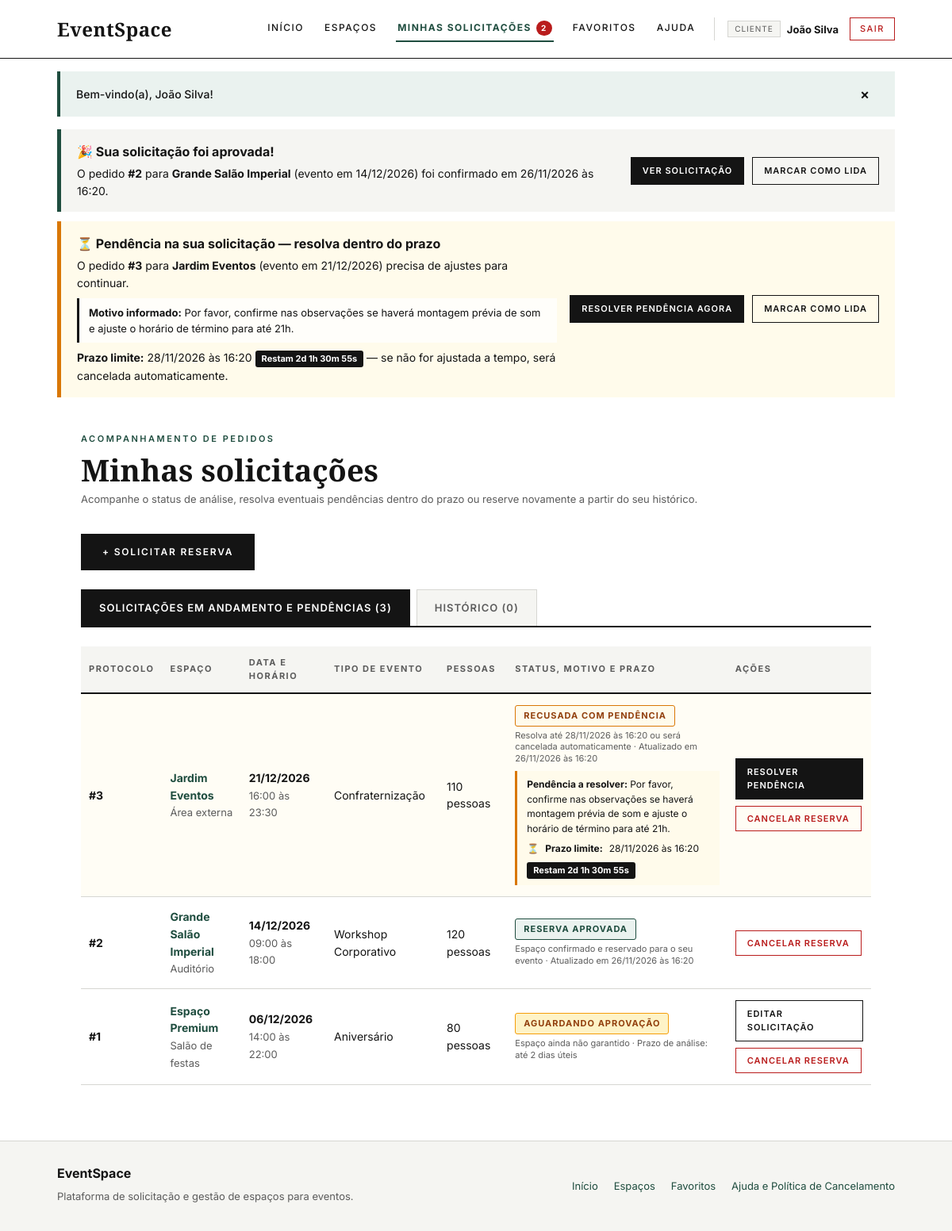
Page /reservas/minhas?dispensar_notif=2 (signed in) on the committed database.
### tables this page shows
CREATE TABLE reservas (
  id INT AUTO_INCREMENT PRIMARY KEY,
  espaco_id INT NOT NULL,
  cliente_id INT NOT NULL,
  data_evento DATE NOT NULL,
  hora_inicio TIME NOT NULL,
  hora_fim TIME NOT NULL,
  tipo_evento VARCHAR(60) NOT NULL,
  qtd_pessoas INT NOT NULL,
  observacoes TEXT,
  status ENUM('PENDENTE','APROVADA','REJEITADA','CANCELADA','CONCLUIDA') NOT NULL DEFAULT 'PENDENTE',
  data_solicitacao DATETIME NOT NULL DEFAULT CURRENT_TIMESTAMP,
  data_atualizacao DATETIME NULL DEFAULT NULL,
  notificado TINYINT(1) NOT NULL DEFAULT 1,
  motivo_recusa TEXT NULL DEFAULT NULL,
  prazo_resolucao DATETIME NULL DEFAULT NULL,
  cancelada_automaticamente TINYINT(1) NOT NULL DEFAULT 0,
  motivo_cancelamento TEXT NULL DEFAULT NULL,
  reenviada TINYINT(1) NOT NULL DEFAULT 0,
  FOREIGN KEY (espaco_id) REFERENCES espacos(id),
  FOREIGN KEY (cliente_id) REFERENCES usuarios(id)
);

CREATE TABLE espacos (
  id INT AUTO_INCREMENT PRIMARY KEY,
  nome VARCHAR(100) NOT NULL,
  tipo VARCHAR(50) NOT NULL,
  descricao TEXT,
  comodidades VARCHAR(255),
  capacidade INT NOT NULL,
  preco DECIMAL(10,2) NOT NULL,
  disponivel TINYINT(1) NOT NULL DEFAULT 1,
  responsavel_nome VARCHAR(100) DEFAULT 'Coordenação EventSpace',
  responsavel_contato VARCHAR(100) DEFAULT 'contato@eventspace.com.br · (11) 99999-0000',
  imagem_url VARCHAR(500) NULL DEFAULT NULL,
  imagem_credito VARCHAR(255) NULL DEFAULT NULL,
  galeria_imagens TEXT NULL DEFAULT NULL,
  endereco VARCHAR(255) NULL DEFAULT NULL,
  cidade VARCHAR(100) NOT NULL DEFAULT 'São Paulo',
  estado VARCHAR(2) NOT NULL DEFAULT 'SP',
  cep VARCHAR(15) NULL DEFAULT NULL,
  latitude DECIMAL(10,7) NULL DEFAULT NULL,
  longitude DECIMAL(10,7) NULL DEFAULT NULL
);

### app/Views/reservas/minhas.php (the view, shortened to what the rows shown need)
<section class="largo">
  <div class="cabecalho-secao">
    <div>
      <h1 class="menor">Minhas solicitações</h1>
    </div>
  </div>
  <?php if ($aba === 'ativas'): ?>
    <?php if (empty($ativas)): ?>
      <div class="estado-vazio-erro">
        <h2>Você não possui solicitações em andamento</h2>
        <p>Explore nosso catálogo de espaços para solicitar uma nova reserva para o seu evento.</p>
        <a class="botao" href="<?= url('espacos') ?>">Buscar espaços disponíveis</a>
      </div>
    <?php else: ?>
      <div class="tabela-responsiva">
        <table>
          <thead>
            <tr>
              <th>Protocolo</th>
              <th>Espaço</th>
              <th>Data e Horário</th>
              <th>Tipo de evento</th>
              <th>Pessoas</th>
              <th>Status, Motivo e Prazo</th>
              <th>Ações</th>
            </tr>
          </thead>
          <tbody>
          <?php foreach ($ativas as $r):
              $temPendencia = temPrazoAtivo($r);
          ?>
            <tr class="<?= $temPendencia ? 'linha-pendencia' : '' ?>">
              <td><strong>#<?= (int)$r['id'] ?></strong></td>
              <td>
                <a href="<?= url('espacos/detalhes?id=' . (int)$r['espaco_id']) ?>"><strong><?= e($r['espaco']) ?></strong></a><br>
                <small class="nota"><?= e($r['tipo_espaco']) ?></small>
              </td>
              <td>
                <strong><?= dataBR($r['data_evento']) ?></strong><br>
                <small class="nota"><?= hora($r['hora_inicio']) ?> às <?= hora($r['hora_fim']) ?></small>
              </td>
              <td><?= e($r['tipo_evento']) ?></td>
              <td><?= (int)$r['qtd_pessoas'] ?> pessoas</td>
              <td>
                <?= renderStatusBadge($r['status'], $r['data_atualizacao'], true, $r) ?>
                <?php if (!empty($r['motivo_recusa'])): ?>
                  <div class="caixa-motivo-recusa">
                    <strong><?= $temPendencia ? 'Pendência a resolver:' : 'Motivo anterior informado:' ?></strong>
                    <span><?= e($r['motivo_recusa']) ?></span>
                    <?php if ($temPendencia): ?>
                      <div class="prazo-contador-linha">
                        ⏳ <strong>Prazo limite:</strong> <?= dataHoraBR($r['prazo_resolucao']) ?>
                        <span class="badge-prazo-contador" data-countdown-iso="<?= e(dataHoraIso($r['prazo_resolucao'])) ?>">
                        </span>
                      </div>
                    <?php endif; ?>
                  </div>
                <?php endif; ?>
              </td>
              <td>
                <div class="acoes-linha">
                  <?php if ($temPendencia): ?>
                    <a class="botao pequeno" href="<?= url('reservas/solicitar?editar=' . (int)$r['id']) ?>">Resolver pendência</a>
                  <?php elseif ($r['status'] === 'PENDENTE'): ?>
                    <a class="botao secundario pequeno" href="<?= url('reservas/solicitar?editar=' . (int)$r['id']) ?>">Editar solicitação</a>
                  <?php endif; ?>
                  <form method="post" action="<?= url('reservas/minhas') ?>" onsubmit="return confirm('Tem certeza de que deseja cancelar a solicitação #<?= (int)$r['id'] ?> para <?= e($r['espaco']) ?>?')">
                    <button type="submit" class="botao perigo pequeno" name="cancelar" value="<?= (int)$r['id'] ?>" data-loading-text="Cancelando...">
                      Cancelar reserva
                    </button>
                  </form>
                </div>
              </td>
            </tr>
          <?php endforeach; ?>
          </tbody>
        </table>
      </div>
    <?php endif; ?>
  <?php endif; ?>
</section>

### app/helpers.php (shortened to what the rows shown need)
<?php
function baseUrl(): string
{
    return defined('BASE_URL') ? (string)constant('BASE_URL') : '';
}
function url(string $path = ''): string
{
    $base = baseUrl();
    $path = ltrim($path, '/');
    return $base . ($path !== '' ? '/' . $path : ($base !== '' ? '/' : '/'));
}
function asset(string $path): string
{
    return baseUrl() . '/assets/' . ltrim($path, '/');
}
function e(mixed $s): string
{
    return htmlspecialchars(is_scalar($s) ? (string)$s : '', ENT_QUOTES, 'UTF-8');
}
function textoEntrada(array $dados, string $chave): string
{
    $valor = $dados[$chave] ?? '';
    return is_scalar($valor) ? trim((string)$valor) : '';
}
function dataBR(?string $d): string
{
    $ts = strtotime($d);
    return $ts !== false ? date('d/m/Y', $ts) : '—';
}
function dataHoraBR(?string $d): string
{
    $ts = strtotime($d);
    return $ts !== false ? date('d/m/Y \à\s H:i', $ts) : '';
}
function dataHoraIso(?string $d): string
{
    $ts = strtotime($d);
    return $ts !== false ? date('c', $ts) : '';
}
function hora(?string $h): string
{
    return substr((string)$h, 0, 5);
}
function usuarioLogado(): ?array
{
    return $_SESSION['usuario'] ?? null;
}
function temPrazoAtivo(array $reserva): bool
{
    if (($reserva['status'] ?? '') !== 'REJEITADA' || empty($reserva['prazo_resolucao'])) {
        return false;
    }
    $ts = strtotime((string)$reserva['prazo_resolucao']);
    return $ts !== false && $ts > time();
}
function renderStatusBadge(
    string $status,
    ?string $dataAtualizacao = null,
    bool $exibirExplicacao = true,
    array $reserva = []
): string {
    $classeExtra = 'status-' . $status;
    $reenviada = !empty($reserva['reenviada']);
    $prazoAtivo = temPrazoAtivo($reserva);
    $canceladaAuto = !empty($reserva['cancelada_automaticamente']);
    if ($status === 'REJEITADA' && $prazoAtivo) {
        $classeExtra = 'status-PENDENCIA';
        $rotulo = 'Recusada com pendência';
        $explicacao = 'Resolva até ' . dataHoraBR((string)$reserva['prazo_resolucao']) . ' ou será cancelada automaticamente';
    } elseif ($status === 'REJEITADA') {
        $rotulo = 'Solicitação recusada';
        $explicacao = 'Não foi possível atender a solicitação no período informado';
    } elseif ($status === 'CANCELADA' && $canceladaAuto) {
        $classeExtra = 'status-CANCELADA-AUTO';
        $rotulo = 'Cancelada automaticamente';
        $explicacao = 'Prazo para resolver pendências expirou';
    } elseif ($status === 'CANCELADA') {
        $rotulo = 'Cancelada';
        $explicacao = 'Solicitação cancelada pelo cliente';
    } elseif ($status === 'APROVADA') {
        $rotulo = 'Reserva aprovada';
        $explicacao = 'Espaço confirmado e reservado para o seu evento';
    } elseif ($status === 'CONCLUIDA') {
        $rotulo = 'Concluída';
        $explicacao = 'Evento já realizado';
    } elseif ($status === 'PENDENTE') {
        $rotulo = 'Aguardando aprovação';
        $explicacao = 'Espaço ainda não garantido · Prazo de análise: até 2 dias úteis';
    } else {
        $rotulo = $status;
        $explicacao = '';
    }
    $html = '<div class="bloco-status">';
    $html .= '<div class="selos-linha">';
    $html .= '<span class="selo-status ' . e($classeExtra) . '">' . e($rotulo) . '</span>';
    $html .= '</div>';
    if ($exibirExplicacao && $explicacao !== '') {
        $html .= '<small class="explicacao-status">' . e($explicacao);
        if ($dataAtualizacao) {
            $html .= ' · Atualizado em ' . dataHoraBR($dataAtualizacao);
        }
        $html .= '</small>';
    }
    $html .= '</div>';
    return $html;
}
function renderizarView(
    mysqli $conn,
    string $view,
    array $dados = [],
    string $titulo = '',
    string $itemMenuAtivo = ''
): void {
    $u = usuarioLogado();
    $notificacoes = [];
    if ($u && ($u['tipo'] ?? '') === 'cliente') {
        $notificacoes = obterNotificacoesCliente($conn, (int)$u['id']);
    }
    $caminhoView = __DIR__ . '/Views/' . ltrim($view, '/') . '.php';
    extract($dados, EXTR_SKIP);
    require $caminhoView;
    $conteudo = (string)ob_get_clean();
    require __DIR__ . '/Views/layout.php';
}

### app/Views/layout.php (shortened to what the rows shown need)
<!DOCTYPE html>
<html lang="pt-BR">
<head>
  <link rel="stylesheet" href="<?= asset('css/style.css') ?>">
</head>
<body data-base-url="<?= e(baseUrl()) ?>">
  <?php if (!empty($notificacoes)): ?>
    <section class="painel-notificacoes" aria-label="Notificações de solicitações">
      <?php foreach ($notificacoes as $n):
          $temPendencia = ($n['status'] === 'REJEITADA' && temPrazoAtivo($n));
          $ehAutoCancel = ($n['status'] === 'CANCELADA' && !empty($n['cancelada_automaticamente']));
          $classeBorda = $temPendencia ? 'PENDENCIA' : ($ehAutoCancel ? 'CANCELADA' : $n['status']);
      ?>
        <div class="alerta-notificacao status-borda-<?= e($classeBorda) ?>">
          <div class="alerta-notificacao-corpo">
            <?php if ($n['status'] === 'APROVADA'): ?>
              <strong>🎉 Sua solicitação foi aprovada!</strong>
              <p>
                O pedido <strong>#<?= (int)$n['id'] ?></strong> para <strong><?= e($n['espaco']) ?></strong>
                (evento em <?= dataBR($n['data_evento']) ?>) foi confirmado
                <?php if ($n['data_atualizacao']): ?>em <?= dataHoraBR($n['data_atualizacao']) ?><?php endif; ?>.
              </p>
            <?php elseif ($temPendencia): ?>
              <strong>⏳ Pendência na sua solicitação — resolva dentro do prazo</strong>
              <p>
                O pedido <strong>#<?= (int)$n['id'] ?></strong> para <strong><?= e($n['espaco']) ?></strong>
                (evento em <?= dataBR($n['data_evento']) ?>) precisa de ajustes para continuar.
              </p>
              <?php if (!empty($n['motivo_recusa'])): ?>
                <div class="notificacao-motivo">
                  <strong>Motivo informado:</strong> <?= e($n['motivo_recusa']) ?>
                </div>
              <?php endif; ?>
              <p class="notificacao-prazo">
                <strong>Prazo limite:</strong> <?= dataHoraBR($n['prazo_resolucao']) ?>
                <span class="badge-prazo-contador" data-countdown-iso="<?= e(dataHoraIso($n['prazo_resolucao'])) ?>">
                </span>
                — se não for ajustada a tempo, será cancelada automaticamente.
              </p>
            <?php endif; ?>
          </div>
          <div class="acoes-notificacao">
            <?php if ($temPendencia): ?>
              <a class="botao pequeno" href="<?= url('reservas/solicitar?editar=' . (int)$n['id'] . '&dispensar_notif=' . (int)$n['id']) ?>">Resolver pendência agora</a>
            <?php elseif ($ehAutoCancel): ?>
              <a class="botao pequeno" href="<?= url('reservas/minhas?aba=historico&dispensar_notif=' . (int)$n['id']) ?>">Ver histórico</a>
            <?php else: ?>
              <a class="botao pequeno" href="<?= url('reservas/minhas?dispensar_notif=' . (int)$n['id']) ?>">Ver solicitação</a>
            <?php endif; ?>
            <a class="botao pequeno secundario" href="?dispensar_notif=<?= (int)$n['id'] ?>">Marcar como lida</a>
          </div>
        </div>
      <?php endforeach; ?>
    </section>
  <?php endif; ?>
  <main class="pagina">
    <?= $conteudo ?? '' ?>
  </main>
</body>
</html>

### rows in the picture
reservas: id "2", espaco.nome "Grande Salão Imperial", data_evento "14/12/2026", data_atualizacao "26/11/2026 às 16:20", espaco.tipo "Auditório", hora_inicio "09:00", hora_fim "18:00", tipo_evento "Workshop Corporativo", qtd_pessoas "120", status "RESERVA APROVADA", status "Espaço confirmado e reservado para o seu evento", status "· Atualizado em 26/11/2026 às 16:20"
reservas: id "3", espaco.nome "Jardim Eventos", data_evento "21/12/2026", motivo_recusa "Por favor, confirme nas observações se haverá montagem prévia de som e ajuste o horário de término para até 21h.", prazo_resolucao "28/11/2026 às 16:20", espaco.tipo "Área externa", hora_inicio "16:00", hora_fim "23:30", tipo_evento "Confraternização", qtd_pessoas "110", rotulo "RECUSADA COM PENDÊNCIA", prazo_resolucao "Resolva até 28/11/2026 às 16:20 ou será cancelada automaticamente", prazo_resolucao "· Atualizado em 26/11/2026 às 16:20", shows "Pendência a resolver:"
reservas: id "1", espaco.nome "Espaço Premium", espaco.tipo "Salão de festas", data_evento "06/12/2026", hora_inicio "14:00", hora_fim "22:00", tipo_evento "Aniversário", qtd_pessoas "80", status "AGUARDANDO APROVAÇÃO", status "Espaço ainda não garantido · Prazo de análise: até 2 dias úteis"

### other values in the picture
count($notificacoes) "2"
$u['nome'] "João Silva"
$t['texto'] "Bem-vindo(a), João Silva!"
count($ativas) "3"
count($hist) "0"
